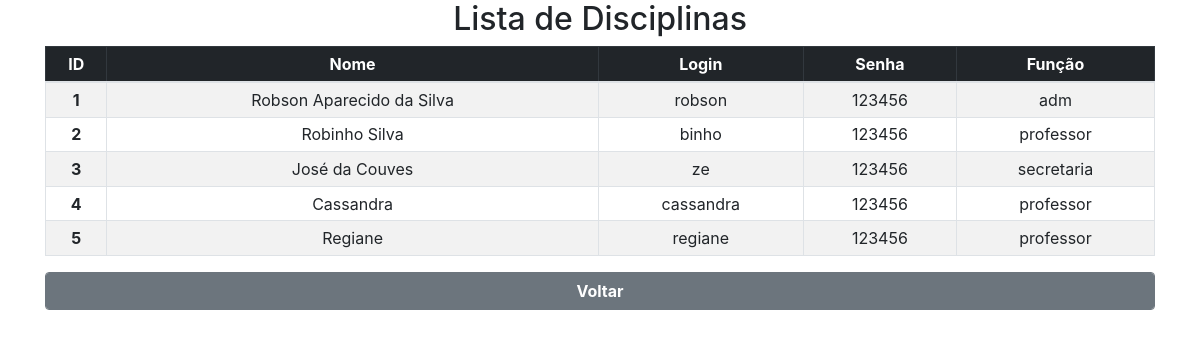
The page /professor/ListaProfessor.php on the database its author committed.
### tables this page shows
CREATE TABLE `professor` (
  `id` int(11) NOT NULL,
  `nome` varchar(100) NOT NULL,
  `login` varchar(20) NOT NULL,
  `senha` int(11) NOT NULL,
  `tipo` set('adm','secretaria','professor','') NOT NULL
);

### professor/ListaProfessor.php (the view, shortened to what this page needs)
<!DOCTYPE html>
<html>
    <head>
    </head>
	<link rel="stylesheet" href="../css/bootstrap.css" >
	<link rel="stylesheet" href="../css/Professor.css" >
	<?php
	include_once ("../conexao.php");
	$query = "SELECT * FROM professor";
	$resultado = mysqli_query($con, $query);
	?>
    <body>
		<div class = "container" >
            <table class="table table-sm table-striped table-bordered table-hover" >
                <h2>Lista de Disciplinas</h2>
                <thead class = "table-dark text-center">
                    <tr>
                        <th scope = "col">ID</th>
                        <th scope = "col">Nome</th>
                        <th scope = "col">Login</th>
                        <th scope = "col">Senha</th>
						<th scope = "col">Função</th>
                    </tr>
                </thead>
                <tbody><?php
                    while ($r = mysqli_fetch_assoc($resultado)) {
                        echo'<tr class="text-center">'
                        . "<th scope = 'row'>" . $r['id'] . "</th>"
                        . "<td>" . $r['nome'] . "</td>"
						. "<td>" . $r['login'] . "</td>"
						. "<td>" . $r['senha'] . "</td>"
						. "<td>" . $r['tipo'] . "</td>";
                        echo"</tr>";
                    }
                    ?>
                </tbody>
            </table>
            <a class="btn btn-secondary strong form-control" href="../professor/controleProfessor.php" role="button">Voltar</a>
        </div>
    </body>
</html>

### css/Professor.css (style rules this page uses)
.strong { font-weight:bold; }

### rows shown on the page
professor: id "1", nome "Robson Aparecido da Silva", login "robson", senha "123456", tipo "adm"
professor: id "2", nome "Robinho Silva", login "binho", senha "123456", tipo "professor"
professor: id "3", nome "José da Couves", login "ze", senha "123456", tipo "secretaria"
professor: id "4", nome "Cassandra", login "cassandra", senha "123456", tipo "professor"
professor: id "5", nome "Regiane", login "regiane", senha "123456", tipo "professor"
